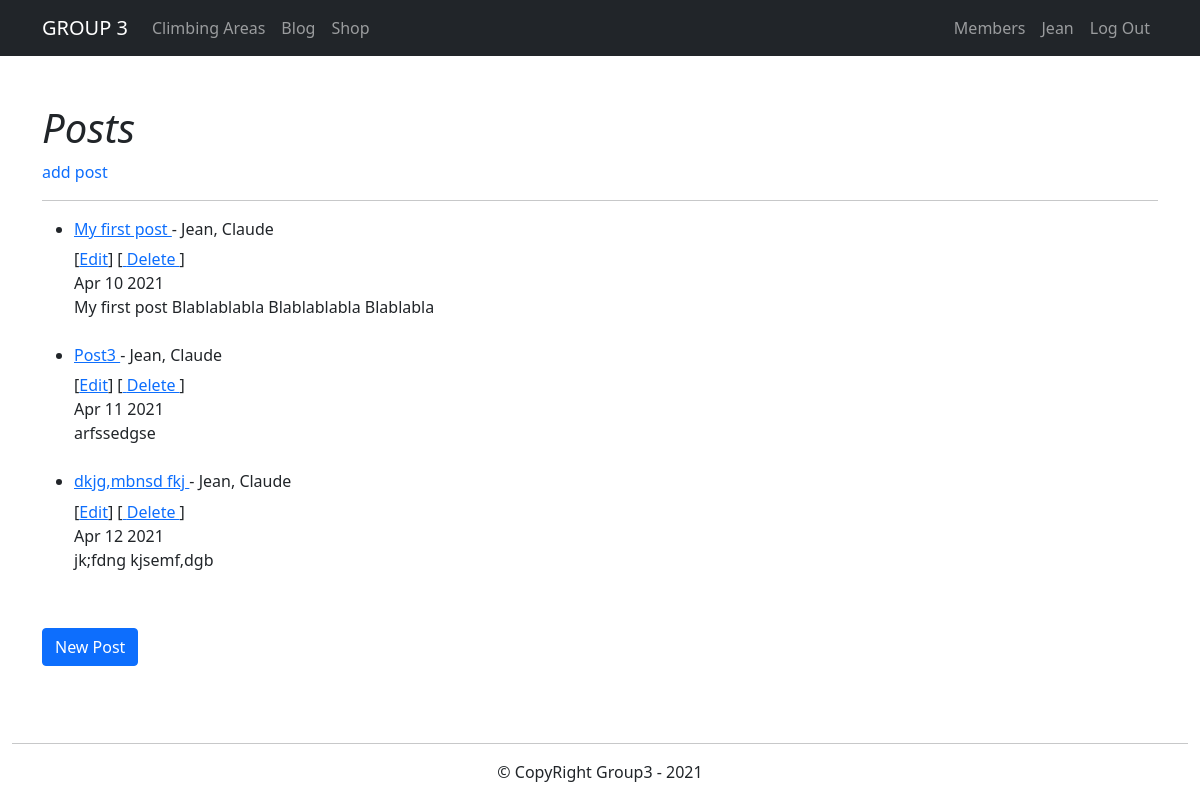
The page /blog/ (signed in) on the database as committed earlier.
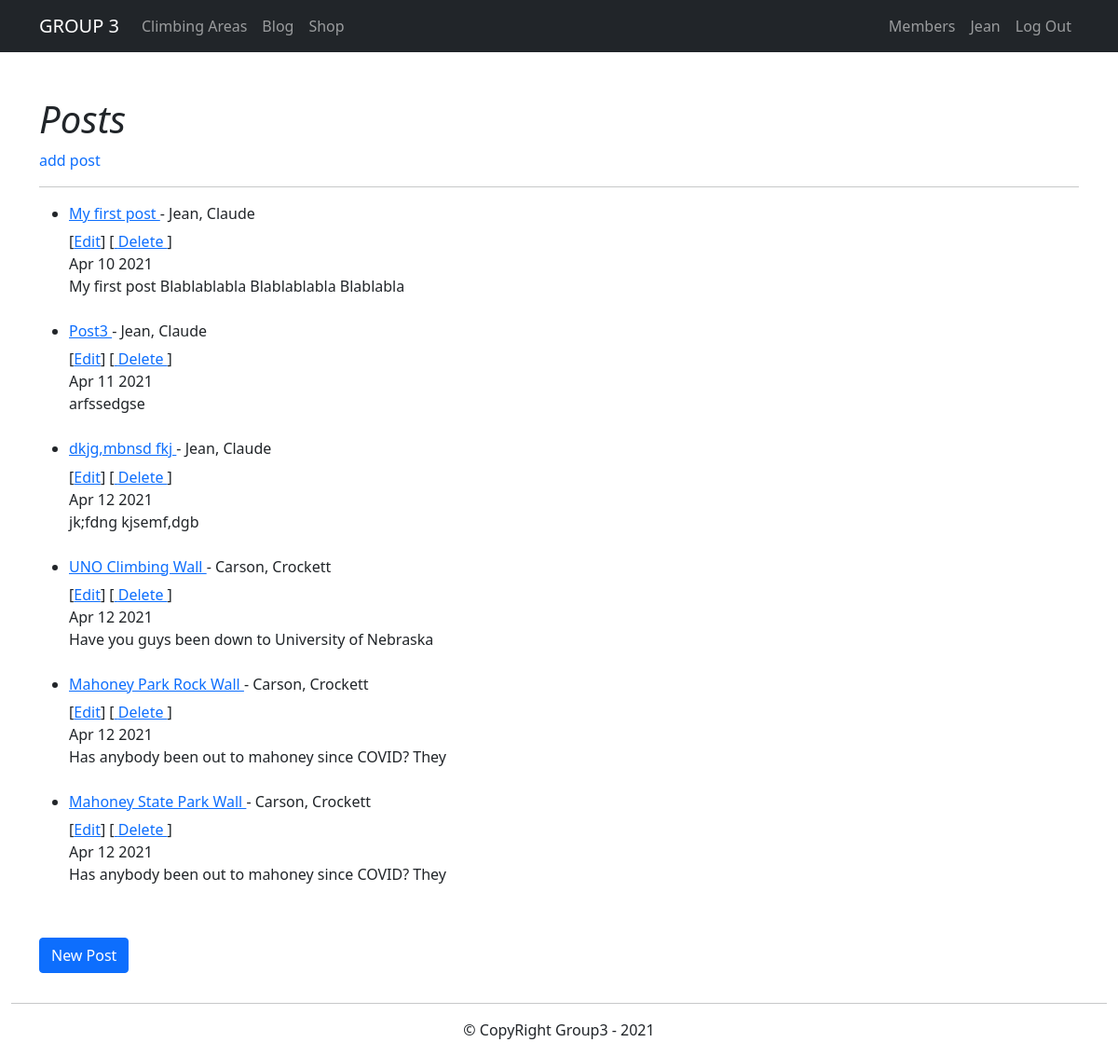
The same page on the database as committed later.
### blog/models.py (models this page shows, shortened)
class Blog(models.Model):
    title = models.CharField(max_length=50)
    author = models.ForeignKey(User, on_delete=models.CASCADE)
    publication_date = models.DateTimeField(default=timezone.now())
    content = models.TextField(max_length=2000)
    def summary(self):
        return self.content[:50]
    def pub_date(self):
        return self.publication_date.strftime('%b %e %Y')

### blog/views.py (the view)
# urls.py: path('blog/', views.blogs, name='blog'),
@login_required()
def blogs(request):
    post = Blog.objects.all()
    return render(request, 'blog/blog_list.html', {'post': post})

### blog/templates/blog/blog_list.html (shortened to what this page needs)
{% extends 'base.html' %}
{% block content %}
    <div class="colSM pt-lg-5 mr-auto">
        <h1 class="fw-light"><em>Posts</em></h1>
        <a href="{% url 'add_post' %}"
        style="text-decoration:none">
            add post
        </a>
        <hr>
        <ul>
            {% for posts in post %}
                <li>
                    <h6>
                        <a href="{% url 'detail' posts.id %}">
                            {{ posts.title }}
                        </a>
                        - {{ posts.author.first_name }},
                        {{ posts.author.last_name }}
                    </h6>
                    [<a href="{% url 'post_edit' pk=posts.pk %}">Edit</a>]
                    [<a href="{% url 'post_delete' pk=posts.pk %}"
                    onclick="return confirm('Are you sure you want to delete?')">
                    Delete
                    </a>]
                    <br>
                    {{ posts.pub_date }}<br>
                    {{ posts.summary }}
                </li>
                <br>
            {% endfor %}
        </ul>
    </div>
    <div class="row pt-lg-3">
        <p>
            <a href="{% url 'add_post' %}"
               class="btn btn-primary">
                New Post
            </a>
        </p>
    </div>
{% endblock %}

Rows that differ between the two databases and show on the page:
added Blog: title "UNO Climbing Wall", author.first_name "Carson", author.last_name "Crockett", pub_date "Apr 12 2021", summary "Have you guys been down to University of Nebraska"
added Blog: title "Mahoney Park Rock Wall", author.first_name "Carson", author.last_name "Crockett", pub_date "Apr 12 2021", summary "Has anybody been out to mahoney since COVID? They"
added Blog: title "Mahoney State Park Wall", author.first_name "Carson", author.last_name "Crockett", pub_date "Apr 12 2021", summary "Has anybody been out to mahoney since COVID? They"
